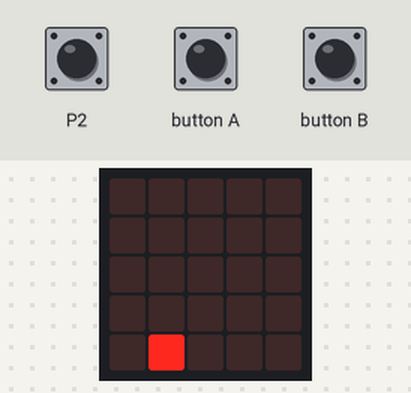
Simulated run of this program. Board: BBC micro:bit (MakeCode). On the bench: the board's 5×5 LED display. Inputs (shaded band) come from the test bench. Random numbers come from a fixed seed.

Above: at 1.2 s.
1.3 s: button A pressed for 0.15 s
At 2.6 s:
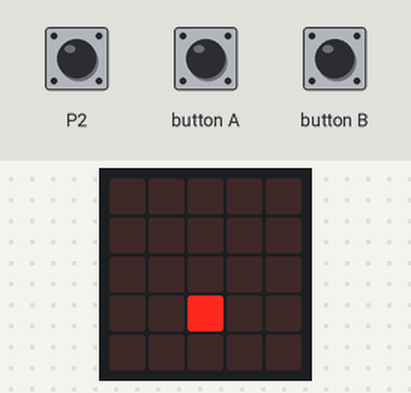
2.9 s: button A pressed for 0.15 s
At 3.9 s:
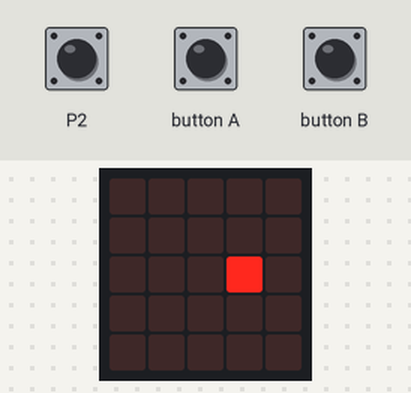
4.5 s: button A pressed for 0.15 s
At 5.2 s:
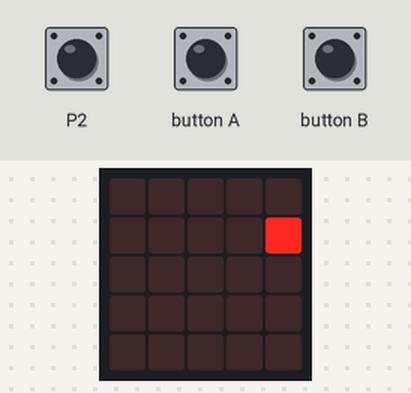
6.1 s: button A pressed for 0.15 s
At 7.6 s:
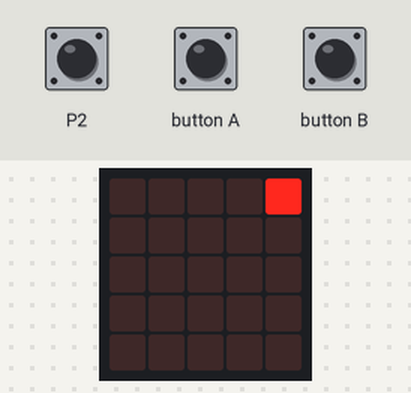
Timing chart, 0 to 8.7 s (numbered marks = the images above; inputs shaded):
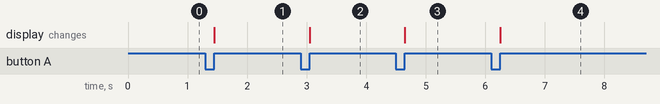

The program:

main.ts
```typescript
input.onButtonPressed(Button.A, function () {
    Nevim.move(1)
})
input.onPinPressed(TouchPin.P2, function () {
    Nevim.turn(Direction.Right, randint(0, 360))
})
input.onButtonPressed(Button.B, function () {
    Nevim.turn(Direction.Left, randint(0, 360))
})
let Nevim: game.LedSprite = null
let Opak = 0
let Čas = 62
Nevim = game.createSprite(randint(0, 4), randint(0, 4))
Nevim.turn(Direction.Left, randint(0, 360))
basic.forever(function () {
    while (Opak == 0) {
        basic.pause(1000)
        Čas += -1
    }
    if (Nevim.get(LedSpriteProperty.X) == 2 && Nevim.get(LedSpriteProperty.Y) == 2) {
        game.setScore(100)
        Opak += 1
        Nevim.delete()
        game.gameOver()
    } else {
        if (Čas <= 0) {
            Opak += 1
            game.gameOver()
        }
    }
})
```

test.ts
```typescript
// Tady jsou testy. Při použití tohoto balíčku jako rozšíření nebude zkompilováno.
```

Measured:
- after the input at 1.3 s, the display: changes after 0.15 s (image 1)
- after the input at 2.9 s, the display: changes after 0.15 s (image 2)
- after the input at 4.5 s, the display: changes after 0.15 s (image 3)
- after the input at 6.1 s, the display: changes after 0.15 s (image 4)
